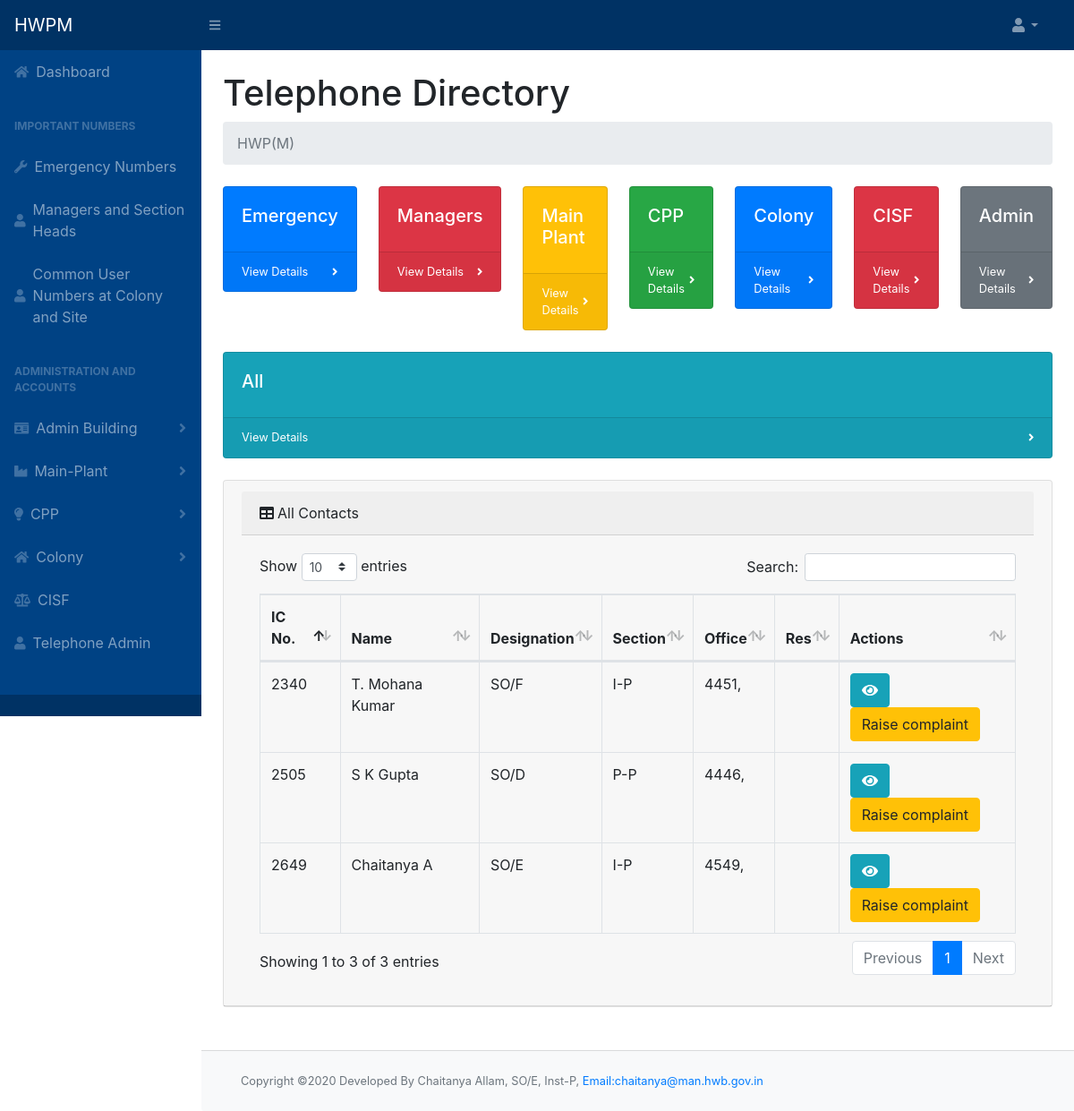
Before: / with the older database file.
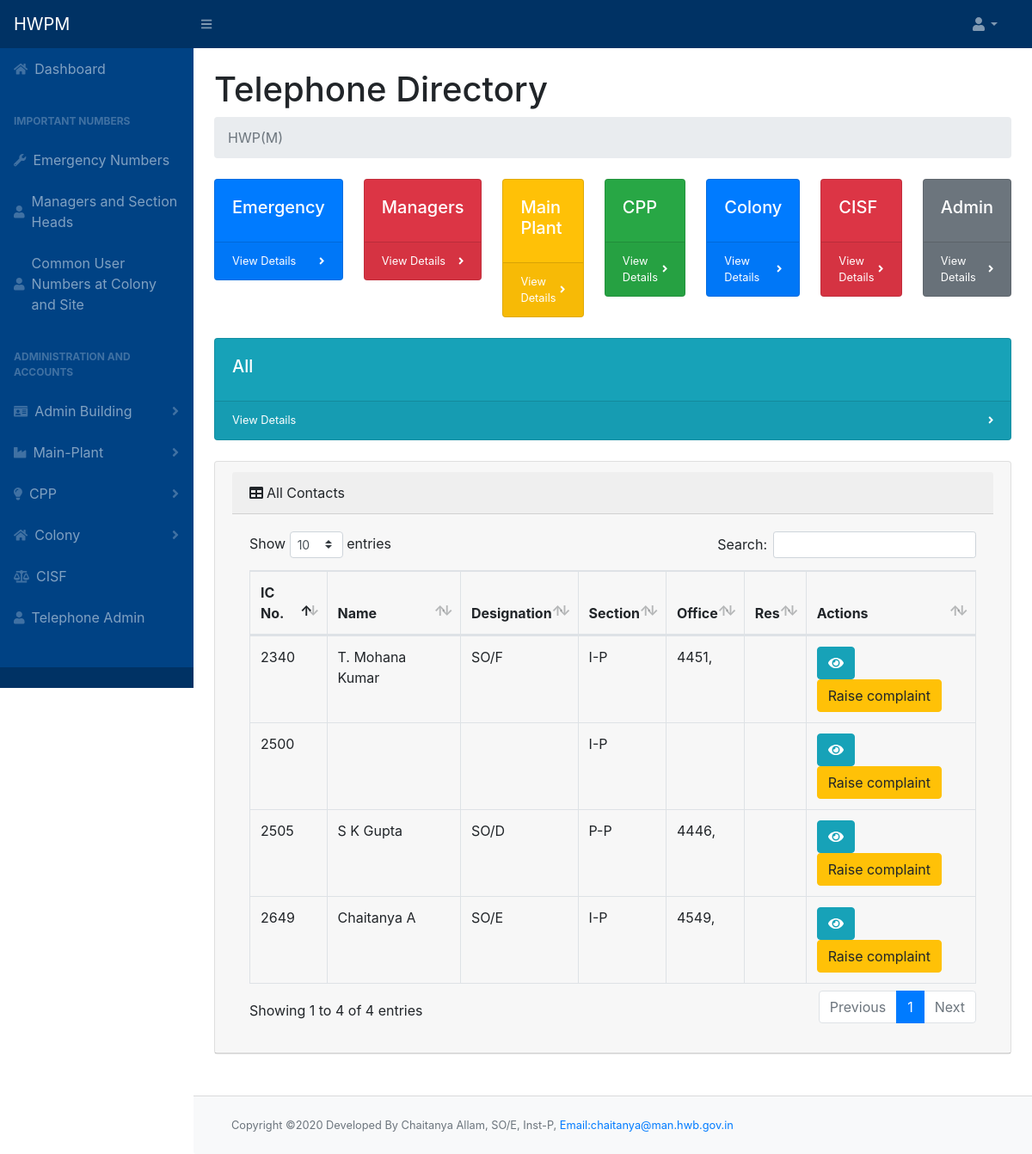
After: the same page with the newer database file.
### tables this page shows
CREATE TABLE `employee` (
  `icno` int(10) NOT NULL,
  `name` varchar(50) NOT NULL,
  `designation` varchar(50) NOT NULL,
  `section` varchar(50) NOT NULL,
  `pno` int(20) NOT NULL,
  `email` varchar(100) NOT NULL,
  `mobile` int(20) NOT NULL
);

CREATE TABLE `phone_master` (
  `pno` int(10) NOT NULL,
  `parallel_pno` int(10) NOT NULL,
  `callerid_phone` int(10) NOT NULL,
  `wireless_phone` int(10) NOT NULL,
  `zero_dialing` int(10) NOT NULL,
  `jbdetails` text NOT NULL,
  `complaint_flag` tinyint(1) NOT NULL,
  `icno` int(10) NOT NULL,
  `off` tinyint(1) NOT NULL,
  `res` tinyint(1) NOT NULL,
  `emergency` tinyint(1) NOT NULL
);

### index.php (the view, shortened to what this page needs)
<!DOCTYPE html>
<html lang="en">
<?php include "header.php";
?>
<div id="layoutSidenav_content">
    <main>
        <div class="container-fluid">
            <h1 class="mt-4">Telephone Directory </h1>
            <ol class="breadcrumb mb-4">
                <li class="breadcrumb-item active">HWP(M)</li>
            </ol>
            <div class="row">
                <div class="col-xl col-md-4">
                    <div class="card bg-primary text-white mb-4">
                        <div class="card-body">
                            <h5>Emergency</h5>
                        </div>
                        <div class="card-footer d-flex align-items-center justify-content-between">
                            <a class="small text-white stretched-link" href="mech.php">View Details</a>
                            <div class="small text-white"><i class="fas fa-angle-right"></i></div>
                        </div>
                    </div>
                </div>
                <div class="col-xl col-md-4">
                    <div class="card bg-elec text-white mb-4">
                        <div class="card-body">
                            <h5>Managers</h5>
                        </div>
                        <div class="card-footer d-flex align-items-center justify-content-between">
                            <a class="small text-white stretched-link" href="managers.php">View Details</a>
                            <div class="small text-white"><i class="fas fa-angle-right"></i></div>
                        </div>
                    </div>
                </div>
                <div class="col-xl col-md-4">
                    <div class="card bg-warning text-white mb-4">
                        <div class="card-body">
                            <h5>Main Plant</h5>
                        </div>
                        <div class="card-footer d-flex align-items-center justify-content-between">
                            <a class="small text-white stretched-link" href="mp.php">View Details</a>
                            <div class="small text-white"><i class="fas fa-angle-right"></i></div>
                        </div>
                    </div>
                </div>
                <div class="col-xl col-md-4">
                    <div class="card bg-success text-white mb-4">
                        <div class="card-body">
                            <h5>CPP</h5>
                        </div>
                        <div class="card-footer d-flex align-items-center justify-content-between">
                            <a class="small text-white stretched-link" href="cpp.php">View Details</a>
                            <div class="small text-white"><i class="fas fa-angle-right"></i></div>
                        </div>
                    </div>
                </div>
                <div class="col-xl col-md-4">
                    <div class="card bg-primary text-white mb-4">
                        <div class="card-body">
                            <h5>Colony</h5>
                        </div>
                        <div class="card-footer d-flex align-items-center justify-content-between">
                            <a class="small text-white stretched-link" href="colony.php">View Details</a>
                            <div class="small text-white"><i class="fas fa-angle-right"></i></div>
                        </div>
                    </div>
                </div>
                <div class="col-xl col-md-4">
                    <div class="card bg-danger text-white mb-4">
                        <div class="card-body">
                            <h5>CISF</h5>
                        </div>
                        <div class="card-footer d-flex align-items-center justify-content-between">
                            <a class="small text-white stretched-link" href="inst.php">View Details</a>
                            <div class="small text-white"><i class="fas fa-angle-right"></i></div>
                        </div>
                    </div>
                </div>
                <div class="col-xl col-md-4">
                    <div class="card bg-secondary text-white mb-4">
                        <div class="card-body">
                            <h5>Admin</h5>
                        </div>
                        <div class="card-footer d-flex align-items-center justify-content-between">
                            <a class="small text-white stretched-link" href="inst.php">View Details</a>
                            <div class="small text-white"><i class="fas fa-angle-right"></i></div>
                        </div>
                    </div>
                </div>
                <div class="col-xl col-md-4">
                    <div class="card bg-info text-white mb-4">
                        <div class="card-body">
                            <h5>All</h5>
                        </div>
                        <div class="card-footer d-flex align-items-center justify-content-between">
                            <a class="small text-white stretched-link" href="all.php">View Details</a>
                            <div class="small text-white"><i class="fas fa-angle-right"></i></div>
                        </div>
                    </div>
                </div>
            </div>
            <div class="card mb-4">
                <div class="card-header">
                    <div class="card-header"><i class="fas fa-table mr-1"></i>All Contacts</div>
                    <div class="card-body">
                        <div class="table-responsive table-hover">
                            <table class="table table-bordered" id="dataTable" width="100%" cellspacing="0">
                                <thead>
                                    <tr>
                                        <th>IC No.</th>
                                        <th>Name</th>
                                        <th>Designation</th>
                                        <th>Section</th>
                                        <th>Office</th>
                                        <th>Res</th>
                                        <th>Actions</th>
                                    </tr>
                                </thead>
                                <tbody>
                                    <?php $query = $conn->query("SELECT * FROM `employee`");
                                    while ($row = $query->fetch_assoc()) {
                                        echo "<tr>";
                                    ?>
                                        <td><?php echo $row['icno'] ?></td>
                                        <td><?php echo $row['name'] ?></td>
                                        <td><?php echo $row['designation'] ?></td>
                                        <td><?php echo $row['section'] ?></td>
                                        <td>
                                            <?php
                                            include "get_off_phone.php";
                                            ?>
                                        </td>
                                        <td>
                                        </td>
                                        <td>
                                            <button type="button" class="btn btn-info" data-toggle="modal" data-target="#myModalview" id="getUser" data-id="<?php echo $row['icno'] ?>"><i class="fa fa-eye"></i></button>
                                            <button type="button" class="btn btn-warning" data-toggle="modal" data-target="#myModalcomplaint" id="complaintreg" data-id="<?php echo $row['pno'] ?>">Raise complaint</button>
                                        </td>
                                    <?php
                                        echo "</tr>";
                                    } ?>
                                </tbody>
                            </table>
                        </div>
                    </div>
                </div>
            </div>
        </div>
    </main>
    <br>
    <footer class="py-4 bg-light mt-auto card-footer">
        <div class="container-fluid">
            <div class="d-flex align-items-center justify-content-between small">
                <div class="text-muted">Copyright &copy;2020 Developed By Chaitanya Allam, SO/E, Inst-P, <a href="mailto:chaitanya@man.hwb.gov.in" style="font-size:0.8rem">Email:chaitanya@man.hwb.gov.in</a></div>
            </div>
        </div>
    </footer>
</div>
<?php include "footer.php" ?>

### header.php (shortened to what this page needs)
<head>
    <link href="css/styles.css" rel="stylesheet" />
    <link href="css/dataTables.bootstrap4.min.css" rel="stylesheet" />
</head>
<body class="sb-nav-fixed">
    <nav class="sb-topnav navbar navbar-expand navbar-dark bg-dark">
        <a class="navbar-brand" href="index.php">HWPM</a>
        <button class="btn btn-link btn-sm order-1 order-lg-0" id="sidebarToggle" href="#"><i class="fas fa-bars"></i></button>
        <ul class="navbar-nav ml-auto mr-0 mr-md-3 my-2 my-md-0">
            <li class="nav-item dropdown">
                <a class="nav-link dropdown-toggle" id="userDropdown" href="#" role="button" data-toggle="dropdown" aria-haspopup="true" aria-expanded="false"><i class="fas fa-user fa-fw"></i></a>
            </li>
        </ul>
    </nav>
    <div id="layoutSidenav">
        <div id="layoutSidenav_nav">
            <nav class="sb-sidenav accordion sb-sidenav-dark" id="sidenavAccordion">
                <div class="sb-sidenav-menu">
                    <div class="nav">
                        <a class="nav-link" href="index.php">
                            <div class="sb-nav-link-icon"><i class="fas fa-home"></i></div>
                            Dashboard
                        </a>
                       <div class="sb-sidenav-menu-heading">Important Numbers</div>
                        <a class="nav-link collapsed" href="mech.php">
                            <div class="sb-nav-link-icon"><i class="fas fa-wrench"></i></div>
                            Emergency Numbers
                        </a>
                        <a class="nav-link collapsed" href="managers.php">
                            <div class="sb-nav-link-icon"><i class="fas fa-user"></i></div>
                            Managers and Section Heads
                        </a>
                        <a class="nav-link collapsed" href="#">
                            <div class="sb-nav-link-icon"><i class="fas fa-user"></i></div>
                            Common User Numbers at Colony and Site
                        </a>
                        <div class="sb-sidenav-menu-heading">Administration and Accounts</div>
                        <a class="nav-link collapsed" href="#" data-toggle="collapse" data-target="#collapseLayouts1" aria-expanded="false" aria-controls="collapseLayouts">
                            <div class="sb-nav-link-icon"><i class="fas fa-id-card"></i></div>
                            Admin Building
                            <div class="sb-sidenav-collapse-arrow"><i class="fas fa-angle-down"></i></div>
                        </a>
                        <a class="nav-link collapsed" href="mp.php">
                            <div class="sb-nav-link-icon"><i class="fas fa-industry"></i></div>
                            Main-Plant
                            <div class="sb-sidenav-collapse-arrow"><i class="fas fa-angle-down"></i></div>
                        </a>
                        <a class="nav-link collapsed" href="cpp.php">
                            <div class="sb-nav-link-icon"><i class="fas fa-lightbulb"></i></div>
                            CPP
                            <div class="sb-sidenav-collapse-arrow"><i class="fas fa-angle-down"></i></div>
                        </a>
                        <a class="nav-link collapsed" href="colony.php">
                            <div class="sb-nav-link-icon"><i class="fas fa-home"></i></div>
                            Colony
                            <div class="sb-sidenav-collapse-arrow"><i class="fas fa-angle-down"></i></div>
                        </a>
                        <a class="nav-link collapsed" href="#">
                            <div class="sb-nav-link-icon"><i class="fas fa-balance-scale"></i></div>
                            CISF
                        </a>
                        <a class="nav-link collapsed" href="teleadmin.php">
                            <div class="sb-nav-link-icon"><i class="fas fa-user"></i></div>
                            Telephone Admin
                        </a>
                    </div>
                </div>
                <div class="sb-sidenav-footer">
                </div>
            </nav>
        </div>

### get_off_phone.php
<?php
require_once"config.php";
if (isset($_GET['icno'])) {
    $icno = $_GET['icno'];
    $query_string = "SELECT * FROM `phone_master` where `icno`='" . $icno . "'";
    $query2 = $conn->query($query_string);
    $num_rows = $query2->num_rows;
    if ($num_rows != 0) {
        while ($row2=$query2->fetch_assoc())
        {
            if($row2['off']==1)
            echo $row2['pno'].", ";
        }
    }
}

### footer.php (shortened to what this page needs)
    </body>
</html>

Changed rows visible on the page:
added employee: icno "2500", section "I-P"
Other visible differences:
text written by a page script: "Show entries Search: Showing 1 to 3 of 3 entries Previous 1 Next" → "Show entries Search: Showing 1 to 4 of 4 entries Previous 1 Next"
